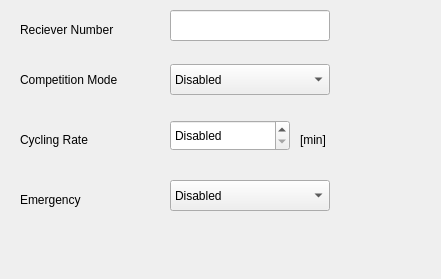
<?xml version="1.0" encoding="UTF-8"?>
<ui version="4.0">
 <class>SmsFrame</class>
 <widget class="QWidget" name="SmsFrame">
  <property name="enabled">
   <bool>true</bool>
  </property>
  <property name="geometry">
   <rect>
    <x>0</x>
    <y>0</y>
    <width>441</width>
    <height>279</height>
   </rect>
  </property>
  <property name="windowTitle">
   <string>SMS</string>
  </property>
  <widget class="QLabel" name="textLabel_RecNum">
   <property name="geometry">
    <rect>
     <x>20</x>
     <y>20</y>
     <width>140</width>
     <height>20</height>
    </rect>
   </property>
   <property name="text">
    <string>Reciever Number</string>
   </property>
   <property name="wordWrap">
    <bool>false</bool>
   </property>
  </widget>
  <widget class="QLabel" name="textLabel_IntervallUnit">
   <property name="geometry">
    <rect>
     <x>300</x>
     <y>130</y>
     <width>34</width>
     <height>20</height>
    </rect>
   </property>
   <property name="text">
    <string>[min]</string>
   </property>
   <property name="wordWrap">
    <bool>false</bool>
   </property>
  </widget>
  <widget class="QLineEdit" name="lineEdit_RecNum">
   <property name="geometry">
    <rect>
     <x>170</x>
     <y>10</y>
     <width>160</width>
     <height>31</height>
    </rect>
   </property>
   <property name="text">
    <string/>
   </property>
   <property name="maxLength">
    <number>25</number>
   </property>
  </widget>
  <widget class="QComboBox" name="comboBox_Mode">
   <property name="geometry">
    <rect>
     <x>170</x>
     <y>64</y>
     <width>160</width>
     <height>31</height>
    </rect>
   </property>
   <item>
    <property name="text">
     <string>Disabled</string>
    </property>
   </item>
   <item>
    <property name="text">
     <string>Enabled</string>
    </property>
   </item>
  </widget>
  <widget class="QSpinBox" name="spinBox_Intervall">
   <property name="geometry">
    <rect>
     <x>170</x>
     <y>120</y>
     <width>120</width>
     <height>31</height>
    </rect>
   </property>
   <property name="specialValueText">
    <string>Disabled</string>
   </property>
   <property name="maximum">
    <number>60</number>
   </property>
  </widget>
  <widget class="QComboBox" name="comboBox_Emerg">
   <property name="geometry">
    <rect>
     <x>170</x>
     <y>180</y>
     <width>160</width>
     <height>31</height>
    </rect>
   </property>
   <item>
    <property name="text">
     <string>Disabled</string>
    </property>
   </item>
   <item>
    <property name="text">
     <string>Enabled</string>
    </property>
   </item>
  </widget>
  <widget class="QLabel" name="textLabel_Mode">
   <property name="geometry">
    <rect>
     <x>20</x>
     <y>70</y>
     <width>135</width>
     <height>20</height>
    </rect>
   </property>
   <property name="text">
    <string>Competition Mode</string>
   </property>
   <property name="wordWrap">
    <bool>false</bool>
   </property>
  </widget>
  <widget class="QLabel" name="textLabel_Intervall">
   <property name="geometry">
    <rect>
     <x>20</x>
     <y>130</y>
     <width>91</width>
     <height>20</height>
    </rect>
   </property>
   <property name="text">
    <string>Cycling Rate</string>
   </property>
   <property name="wordWrap">
    <bool>false</bool>
   </property>
  </widget>
  <widget class="QLabel" name="textLabel_Emerg">
   <property name="geometry">
    <rect>
     <x>20</x>
     <y>190</y>
     <width>84</width>
     <height>20</height>
    </rect>
   </property>
   <property name="text">
    <string>Emergency</string>
   </property>
   <property name="wordWrap">
    <bool>false</bool>
   </property>
  </widget>
 </widget>
 <layoutdefault spacing="6" margin="11"/>
 <resources/>
 <connections/>
</ui>
